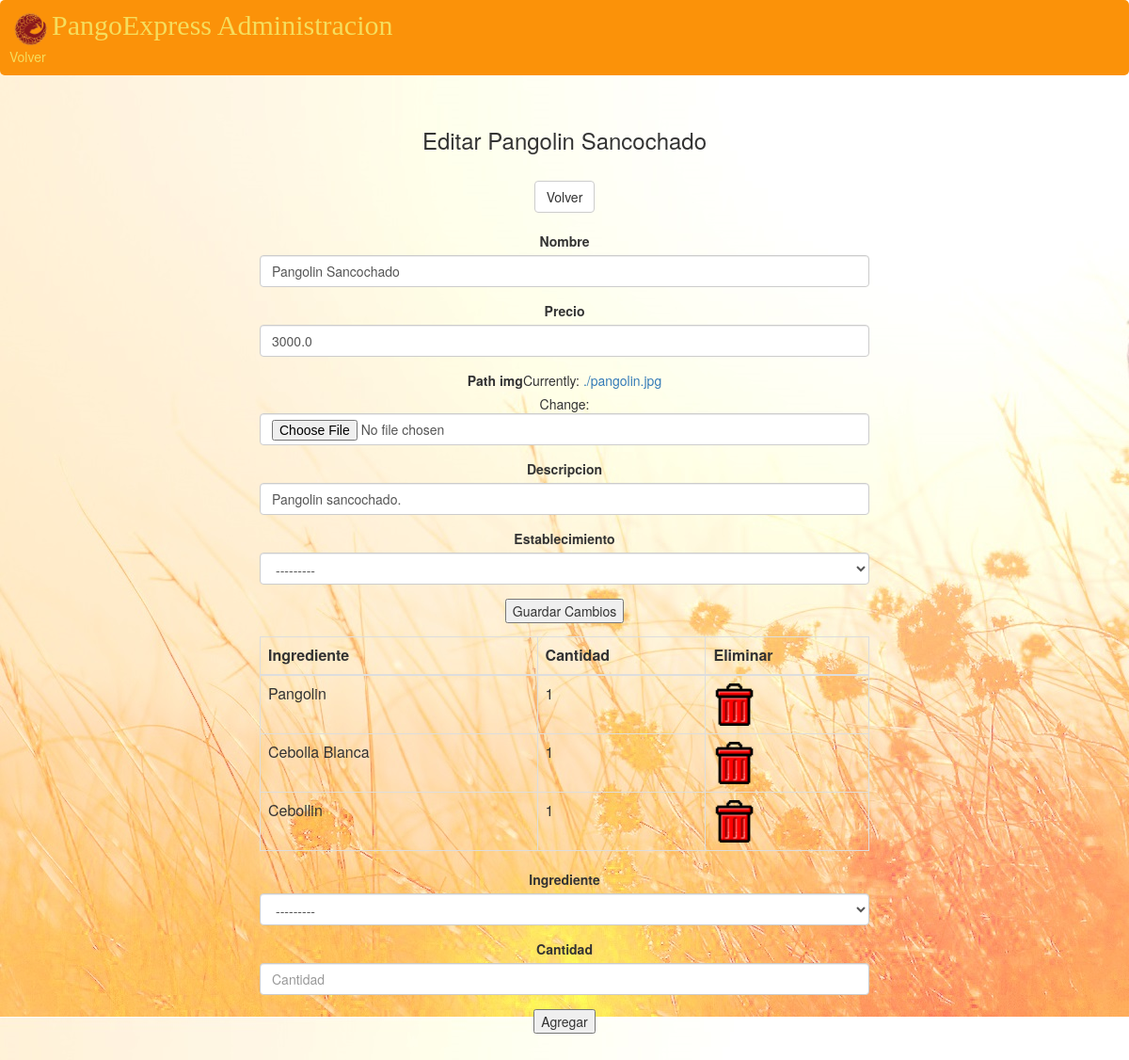
Page /administracion/gestionar_platos/editar/14/ on the committed database.
### menu/models.py (models this page shows, shortened)
class PLATO(models.Model):
    id = models.AutoField(primary_key=True)
    establecimiento = models.ForeignKey(RESTAURANT, null = True)
    nombre = models.CharField(max_length=50)
    precio = models.FloatField(validators=[validate_precio])
    path_img = models.FileField(null = True)
    descripcion = models.CharField(max_length = 500)
    rating = models.IntegerField(default = 0)
    class Meta:
        unique_together = ('establecimiento', 'nombre')

class RESTAURANT(models.Model):
    id = models.AutoField(primary_key=True)
    nombre = models.CharField(max_length=50,validators=[validate_nombre])
    RIF = models.CharField(max_length=50,unique=True,validators=[validate_rif])
    direccion = models.CharField(max_length=50)
    def __str__(self):
        return str(self.nombre) +", "+ str(self.direccion)

class Ingredientes(models.Model):
    plato = models.ForeignKey(PLATO)
    producto = models.ForeignKey(PRODUCTO)
    cantidad = models.IntegerField(default = 0)
    class Meta:
        unique_together = ('plato', 'producto')

class PRODUCTO(models.Model):
    id = models.AutoField(primary_key=True)
    nombre = models.CharField(max_length=50, unique=True)
    def __str__(self):
        return self.nombre

### administracion/views.py (the view, shortened to what this page needs)
# urls.py: url(r'^gestionar_platos/editar/(?P<id_plato>[0-9]+)/$', views.editar_plato, name='editar_plato'),
def editar_plato(request, id_plato):
    oldPlato = PLATO.objects.get(id = id_plato)
    ingredientes = Ingredientes.objects.filter(plato = oldPlato)
    if request.method == 'GET':
        form = FormAgregarPlato(instance = oldPlato)
        form.fields['path_img'].required = False
    form2 = FormAgregarIngrediente()
    context = {'form' : form,
               'form2' : form2,
               'ingredientes' : ingredientes,
               'plato' : oldPlato
               }
    return render(request, 'administracion/editarPlato.html', context)

### administracion/forms.py
class FormAgregarPlato(forms.ModelForm):
    establecimiento = forms.ModelChoiceField(RESTAURANT.objects, label="Establecimiento")
    class Meta:
        model = PLATO
        fields = ['nombre', 'precio', 'path_img', 'descripcion']

class FormAgregarIngrediente(forms.Form):
    ingrediente = forms.ModelChoiceField(PRODUCTO.objects, label='Ingrediente')
    cantidad = forms.IntegerField()

### administracion/templates/administracion/editarPlato.html (shortened to what this page needs)
{% extends 'administracion/adminLayout.html' %}
{% load bootstrap3 %}
{% load staticfiles %}
{% block main %}
    <h3> Editar {{plato.nombre}} </h3>
    <br/>
    <a class="btn btn-default" href="{% url 'administracion:gestionar_platos' %}">Volver</a>
    <br/>
    <br/>
    <form method="post">
        {% bootstrap_form form %}
        <input type = "submit" value = "Guardar Cambios"/>
    </form>
    <table class="table table-bordered">
        <thead>
            <tr>
                <th class="col-md-2"> Ingrediente </th>
                <th class="col-md-1"> Cantidad </th>
                <th class="col-md-1"> Eliminar </th>
            </tr>
        </thead>
        <tbody>
            {% for ingrediente in ingredientes %}
                <tr>
                    <td class="col-md-2">{{ingrediente.producto.nombre}}</td>
                    <td class="col-md-1">{{ingrediente.cantidad}}</td>
                    <td class="col-md-1"><a href="{% url 'administracion:eliminar_ingrediente' ingrediente.id %}"
                                            onclick="return confirm('Confirmar accion')">
                                            <img src="{% static 'images/trash.png' %}">
                                         </a></td>
                </tr>
            {% endfor %}
        </tbody>
    </table>
    <form method="post" action="{% url 'administracion:agregar_ingrediente2' plato.id %}">
        {% bootstrap_form form2 %}
        <input type = "submit" value = "Agregar"/>
    </form>
{% endblock %}

### administracion/static/layoutStyle.css (style rules this page uses)
body { background: #d3d3d3 url('images/pan2.jpg'); top right no-repeat; background-attachment:fixed; }
img { width: 45px; }

### rows in the picture
PLATO: nombre "Pangolin Sancochado", precio "3000.0", descripcion "Pangolin sancochado.", establecimiento "---------"
Ingredientes: producto.nombre "Pangolin", cantidad "1"
Ingredientes: producto.nombre "Cebolla Blanca", cantidad "1"
Ingredientes: producto.nombre "Cebollin", cantidad "1"
